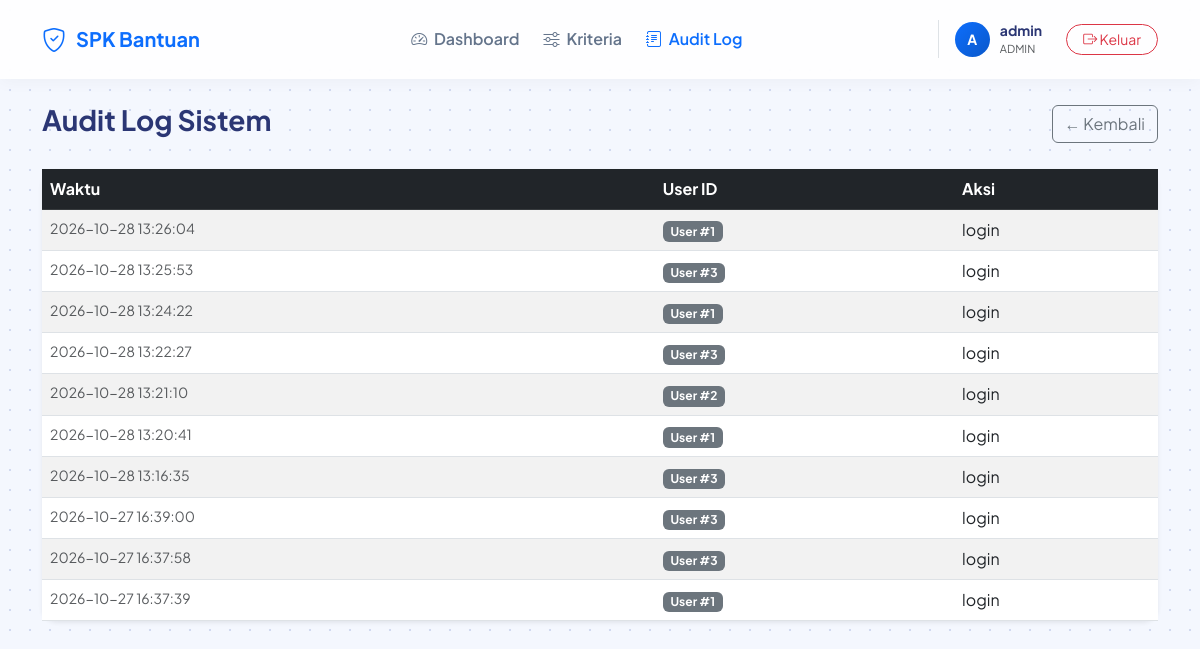
The page /admin/audit (signed in) on the database its author committed.
### models.py (models this page shows, shortened)
class User(UserMixin, db.Model):
    id = db.Column(db.Integer, primary_key=True)
    username = db.Column(db.String(80), unique=True, nullable=False)
    password_hash = db.Column(db.String(200), nullable=False)
    role = db.Column(db.String(20), nullable=False)  # 'warga' / 'staf' / 'admin'
    created_at = db.Column(db.DateTime, default=datetime.utcnow)

class AuditLog(db.Model):
    id = db.Column(db.Integer, primary_key=True)
    user_id = db.Column(db.Integer, db.ForeignKey('user.id'))
    aksi = db.Column(db.String(200))
    waktu = db.Column(db.DateTime, default=datetime.utcnow)

### routes/admin.py (the view)
@admin_bp.route('/admin/audit')
@login_required
@role_required('admin')
def audit():
    logs = AuditLog.query.order_by(AuditLog.waktu.desc()).limit(200).all()
    return render_template('admin/audit.html', logs=logs)

### app.py (called while the page is built)
@login_manager.user_loader
def load_user(user_id):
    return User.query.get(int(user_id))

### routes/auth.py (called while the page is built)
def role_required(role):
    def decorator(f):
        @wraps(f)
        def wrapper(*args, **kwargs):
            if not current_user.is_authenticated or current_user.role != role:
                abort(403)
            return f(*args, **kwargs)
        return wrapper
    return decorator

### templates/admin/audit.html
{% extends 'base.html' %}
{% block content %}
<div class="d-flex justify-content-between align-items-center mb-4">
  <h3 class="fw-bold">Audit Log Sistem</h3>
  <a href="{{ url_for('admin.dashboard') }}" class="btn btn-outline-secondary">&larr; Kembali</a>
</div>
<div class="card shadow-sm border-0" style="border-radius: 15px;">
  <div class="card-body p-0">
    <div class="table-responsive" style="max-height: 500px; overflow-y: auto;">
      <table class="table table-hover table-striped mb-0">
        <thead class="table-dark sticky-top">
          <tr>
            <th>Waktu</th>
            <th>User ID</th>
            <th>Aksi</th>
          </tr>
        </thead>
        <tbody>
          {% for l in logs %}
          <tr>
            <td class="text-muted small">{{ l.waktu.strftime('%Y-%m-%d %H:%M:%S') }}</td>
            <td><span class="badge bg-secondary">User #{{ l.user_id }}</span></td>
            <td>{{ l.aksi }}</td>
          </tr>
          {% else %}
          <tr>
            <td colspan="3" class="text-center py-4 text-muted">Belum ada aktivitas.</td>
          </tr>
          {% endfor %}
        </tbody>
      </table>
    </div>
  </div>
</div>
{% endblock %}

### templates/base.html (shortened to what this page needs)
<!DOCTYPE html>
<html lang="id">
<head>
  <link href="https://cdn.jsdelivr.net/npm/bootstrap@5.3.0/dist/css/bootstrap.min.css" rel="stylesheet">
  <link rel="stylesheet" href="https://cdn.jsdelivr.net/npm/bootstrap-icons@1.11.1/font/bootstrap-icons.css">
</head>
<body>
  {% if current_user.is_authenticated %}
  <nav class="navbar navbar-expand-lg navbar-custom sticky-top py-3">
    <div class="container">
      <a class="navbar-brand" href="/">
        <i class="bi bi-shield-check fs-4"></i> SPK Bantuan
      </a>
      <div class="collapse navbar-collapse" id="navbarNav">
        <ul class="navbar-nav mx-auto mb-2 mb-lg-0 gap-2">
          {% if current_user.role == 'warga' %}
            <li class="nav-item">
              <a class="nav-link {% if request.endpoint == 'warga.status' %}active{% endif %}" href="{{ url_for('warga.status') }}">
                <i class="bi bi-list-check me-1"></i> Status Saya
              </a>
            </li>
            <li class="nav-item">
              <a class="nav-link {% if request.endpoint == 'warga.ajukan' %}active{% endif %}" href="{{ url_for('warga.ajukan') }}">
                <i class="bi bi-file-earmark-plus me-1"></i> Buat Pengajuan
              </a>
            </li>
          {% elif current_user.role == 'staf' %}
            <li class="nav-item">
              <a class="nav-link {% if request.endpoint == 'staf.verifikasi' %}active{% endif %}" href="{{ url_for('staf.verifikasi') }}">
                <i class="bi bi-clipboard-check me-1"></i> Verifikasi Pengajuan
              </a>
            </li>
          {% elif current_user.role == 'admin' %}
            <li class="nav-item">
              <a class="nav-link {% if request.endpoint == 'admin.dashboard' %}active{% endif %}" href="{{ url_for('admin.dashboard') }}">
                <i class="bi bi-speedometer2 me-1"></i> Dashboard
              </a>
            </li>
            <li class="nav-item">
              <a class="nav-link {% if request.endpoint == 'admin.kriteria' %}active{% endif %}" href="{{ url_for('admin.kriteria') }}">
                <i class="bi bi-sliders me-1"></i> Kriteria
              </a>
            </li>
            <li class="nav-item">
              <a class="nav-link {% if request.endpoint == 'admin.audit' %}active{% endif %}" href="{{ url_for('admin.audit') }}">
                <i class="bi bi-journal-text me-1"></i> Audit Log
              </a>
            </li>
          {% endif %}
        </ul>
        <div class="d-flex align-items-center border-start ps-3">
          <div class="user-avatar">{{ current_user.username[0]|upper }}</div>
          <div class="d-flex flex-column me-4">
            <span class="fw-bold" style="font-size: 14px;">{{ current_user.username }}</span>
            <span class="text-muted" style="font-size: 11px; text-transform: uppercase;">{{ current_user.role }}</span>
          </div>
          <a class="btn btn-outline-danger btn-sm rounded-pill px-3" href="{{ url_for('auth.logout') }}">
            <i class="bi bi-box-arrow-right"></i> Keluar
          </a>
        </div>
      </div>
    </div>
  </nav>
  {% endif %}
  <div class="container mt-4 mb-5 main-content">
    {% block content %}{% endblock %}
  </div>
</body>
</html>

### templates/base.html (style rules this page uses)
:root { --primary-color: #0d6efd; --bg-color: #f4f7fe; --text-main: #2b3674; }
body { font-family: 'Plus Jakarta Sans', sans-serif; background-color: var(--bg-color); color: var(--text-main); background-image: radial-gradient(#d1d9f0 1px, transparent 1px); background-size: 20px 20px; min-height: 100vh; }
.navbar-custom { background: rgba(255, 255, 255, 0.85) !important; backdrop-filter: blur(10px); -webkit-backdrop-filter: blur(10px); border-bottom: 1px solid rgba(255, 255, 255, 0.3); box-shadow: 0 4px 15px rgba(0, 0, 0, 0.03); transition: all 0.3s ease; }
.navbar-brand { font-weight: 700; color: var(--primary-color) !important; display: flex; align-items: center; gap: 10px; }
.nav-link { font-weight: 600; color: #64748b !important; transition: all 0.2s; }
.nav-link:hover, .nav-link.active { color: var(--primary-color) !important; }
.user-avatar { width: 35px; height: 35px; background: linear-gradient(135deg, #0d6efd 0%, #0a58ca 100%); color: white; border-radius: 50%; display: flex; align-items: center; justify-content: center; font-weight: bold; font-size: 14px; margin-right: 10px; }
.main-content { animation: fadeIn 0.6s ease-out; }
.card { border: none; box-shadow: 0 5px 20px rgba(0, 0, 0, 0.04); border-radius: 16px; transition: transform 0.2s ease, box-shadow 0.2s ease; }

### rows shown on the page
User: username "A", username "admin", role "ADMIN"
AuditLog: waktu "2026-10-28 13:26:04", user_id "1", aksi "login"
AuditLog: waktu "2026-10-28 13:25:53", user_id "3", aksi "login"
AuditLog: waktu "2026-10-28 13:24:22", user_id "1", aksi "login"
AuditLog: waktu "2026-10-28 13:22:27", user_id "3", aksi "login"
AuditLog: waktu "2026-10-28 13:21:10", user_id "2", aksi "login"
AuditLog: waktu "2026-10-28 13:20:41", user_id "1", aksi "login"
AuditLog: waktu "2026-10-28 13:16:35", user_id "3", aksi "login"
AuditLog: waktu "2026-10-27 16:39:00", user_id "3", aksi "login"
AuditLog: waktu "2026-10-27 16:37:58", user_id "3", aksi "login"
AuditLog: waktu "2026-10-27 16:37:39", user_id "1", aksi "login"
